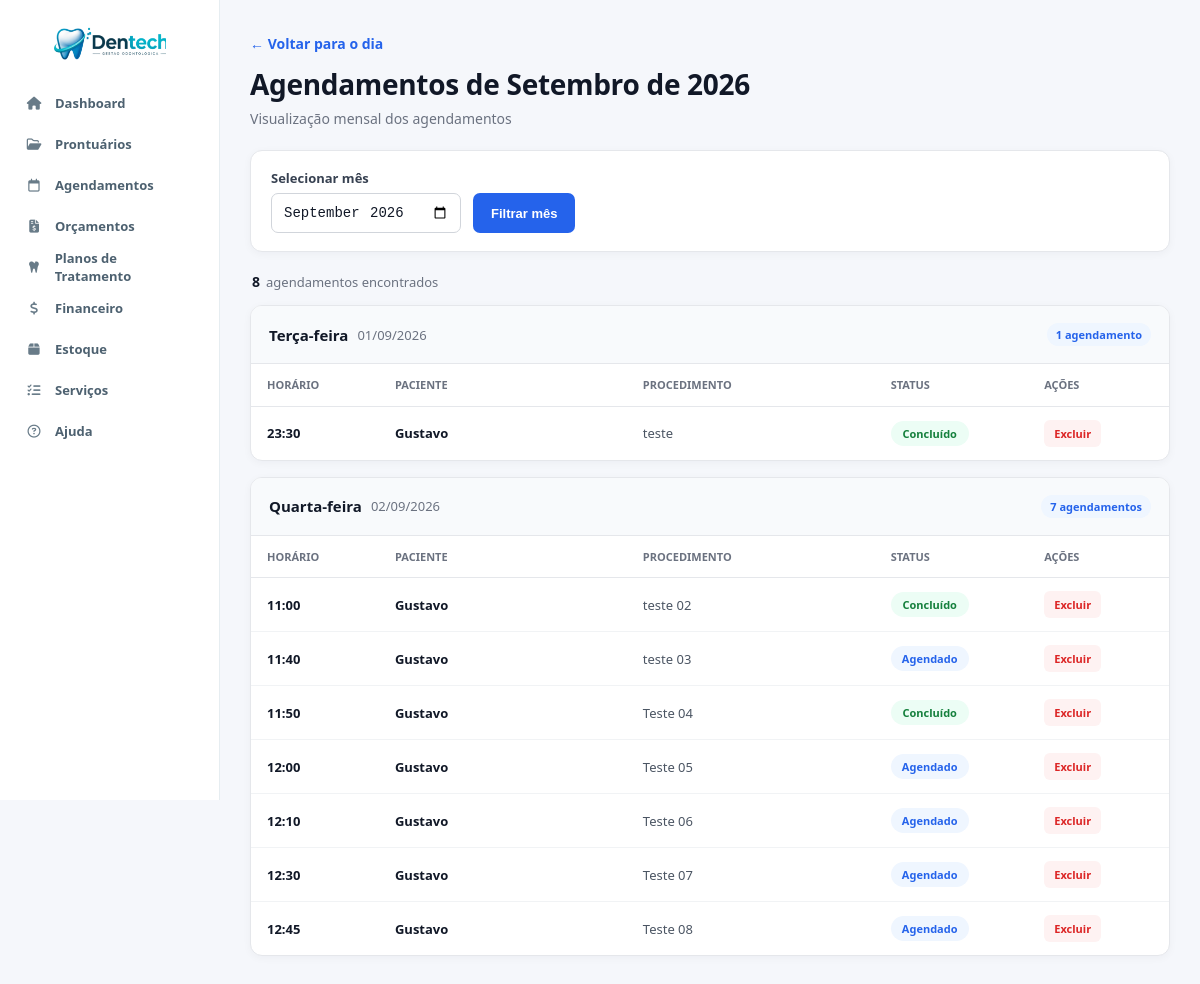
Page /listar_mes.php on the committed database.
### tables this page shows
CREATE TABLE `agendamentos` (
  `id` int NOT NULL AUTO_INCREMENT,
  `paciente_id` int DEFAULT NULL,
  `paciente_nome` varchar(255) DEFAULT NULL,
  `procedimento` varchar(255) NOT NULL,
  `data` date NOT NULL,
  `horario` time NOT NULL,
  `status` enum('agendado','confirmado','cancelado','concluido') NOT NULL DEFAULT 'agendado',
  `created_at` timestamp NOT NULL DEFAULT CURRENT_TIMESTAMP,
  `plano_item_id` int DEFAULT NULL,
  PRIMARY KEY (`id`),
  KEY `paciente_id` (`paciente_id`),
  KEY `idx_agendamento_plano_item` (`plano_item_id`),
  CONSTRAINT `agendamentos_ibfk_1` FOREIGN KEY (`paciente_id`) REFERENCES `prontuarios` (`id`) ON DELETE SET NULL,
  CONSTRAINT `fk_agendamento_plano_item` FOREIGN KEY (`plano_item_id`) REFERENCES `planos_tratamento_itens` (`id`) ON DELETE SET NULL ON UPDATE CASCADE
);

### listar_mes.php (the view, shortened to what this page needs)
<?php
require_once 'conexao/conexao.php';
$mes = $_GET['mes'] ?? date('Y-m');
$data_inicio = $mes . '-01';
$data_fim = date('Y-m-t', strtotime($data_inicio));
$stmt = $pdo->prepare("
    SELECT
        a.*,
        COALESCE(p.paciente, a.paciente_nome) AS nome_paciente
    FROM agendamentos a
    LEFT JOIN prontuarios p ON a.paciente_id = p.id
    WHERE a.data BETWEEN ? AND ?
    ORDER BY a.data, a.horario
");
$stmt->execute([$data_inicio, $data_fim]);
$agendamentos = $stmt->fetchAll(PDO::FETCH_ASSOC);
$meses = [
    1  => 'Janeiro',
    2  => 'Fevereiro',
    3  => 'Março',
    4  => 'Abril',
    5  => 'Maio',
    6  => 'Junho',
    7  => 'Julho',
    8  => 'Agosto',
    9  => 'Setembro',
    10 => 'Outubro',
    11 => 'Novembro',
    12 => 'Dezembro'
];
$numero_mes = (int) date('n', strtotime($data_inicio));
$ano = date('Y', strtotime($data_inicio));
$mes_formatado = $meses[$numero_mes] . ' de ' . $ano;
$dias_semana = [
    'Monday'    => 'Segunda-feira',
    'Tuesday'   => 'Terça-feira',
    'Wednesday' => 'Quarta-feira',
    'Thursday'  => 'Quinta-feira',
    'Friday'    => 'Sexta-feira',
    'Saturday'  => 'Sábado',
    'Sunday'    => 'Domingo'
];
$agendamentos_por_data = [];
foreach ($agendamentos as $agendamento) {
    $agendamentos_por_data[$agendamento['data']][] = $agendamento;
}
?>
<!DOCTYPE html>
<html lang="pt-BR">
<head>
    <link rel="stylesheet" href="css/global.css">
    <linkrel="stylesheet" href="css/variables.css">
        <link rel="stylesheet" href="css/layout.css">
        <link rel="stylesheet" href="css/navbar.css">
        <link rel="stylesheet" href="css/listar_mes.css">
        <link rel="stylesheet" href="https://cdnjs.cloudflare.com/ajax/libs/font-awesome/6.5.2/css/all.min.css">
</head>
<body>
    <?php include 'navbar.php'; ?>
    <main class="mes-page">
        <div class="mes-container">
            <div class="cabecalho-pagina">
                <div>
                    <a href="agendamentos.php" class="voltar">
                        ← Voltar para o dia
                    </a>
                    <h1>
                        Agendamentos de <?= htmlspecialchars($mes_formatado) ?>
                    </h1>
                    <p class="subtitulo">
                        Visualização mensal dos agendamentos
                    </p>
                </div>
            </div>
            <section class="filtro-card">
                <form method="GET" class="filtro-mes">
                    <div class="campo-filtro">
                        <label for="mes">
                            Selecionar mês
                        </label>
                        <input
                            type="month"
                            id="mes"
                            name="mes"
                            value="<?= htmlspecialchars($mes) ?>"
                            required>
                    </div>
                    <button type="submit" class="btn-filtrar">
                        Filtrar mês
                    </button>
                </form>
            </section>
            <?php if (empty($agendamentos_por_data)): ?>
                <section class="sem-agendamentos">
                    <div class="sem-agendamentos-icon">
                        📅
                    </div>
                    <h2>
                        Nenhum agendamento encontrado
                    </h2>
                    <p>
                        Não existem agendamentos cadastrados para
                        <?= htmlspecialchars($mes_formatado) ?>.
                    </p>
                </section>
            <?php else: ?>
                <div class="resumo-mes">
                    <strong>
                        <?= count($agendamentos) ?>
                    </strong>
                    <span>
                        <?= count($agendamentos) === 1
                            ? 'agendamento encontrado'
                            : 'agendamentos encontrados'
                        ?>
                    </span>
                </div>
                <div class="dias-container">
                    <?php foreach ($agendamentos_por_data as $data => $lista): ?>
                        <?php
                        $timestamp = strtotime($data);
                        $data_formatada = date('d/m/Y', $timestamp);
                        $dia_semana_en = date('l', $timestamp);
                        $dia_semana_pt =
                            $dias_semana[$dia_semana_en]
                            ?? $dia_semana_en;
                        ?>
                        <section class="dia-secao">
                            <div class="dia-cabecalho">
                                <div class="dia-data">
                                    <span class="dia-semana">
                                        <?= htmlspecialchars($dia_semana_pt) ?>
                                    </span>
                                    <span class="data-completa">
                                        <?= htmlspecialchars($data_formatada) ?>
                                    </span>
                                </div>
                                <span class="contador-dia">
                                    <?= count($lista) ?>
                                    <?= count($lista) === 1
                                        ? 'agendamento'
                                        : 'agendamentos'
                                    ?>
                                </span>
                            </div>
                            <div class="tabela-wrapper">
                                <table class="tabela-agendamentos">
                                    <thead>
                                        <tr>
                                            <th>Horário</th>
                                            <th>Paciente</th>
                                            <th>Procedimento</th>
                                            <th>Status</th>
                                            <th>Ações</th>
                                        </tr>
                                    </thead>
                                    <tbody>
                                        <?php foreach ($lista as $ag): ?>
                                            <?php
                                            $status = strtolower(
                                                trim($ag['status'] ?? 'agendado')
                                            );
                                            $status_class = match ($status) {
                                                'concluido', 'concluído' => 'concluido',
                                                'cancelado', 'cancelada' => 'cancelado',
                                                default => 'agendado'
                                            };
                                            $status_text = match ($status) {
                                                'concluido', 'concluído' => 'Concluído',
                                                'cancelado', 'cancelada' => 'Cancelado',
                                                default => 'Agendado'
                                            };
                                            ?>
                                            <tr>
                                                <td class="horario">
                                                    <?= htmlspecialchars(
                                                        date(
                                                            'H:i',
                                                            strtotime($ag['horario'])
                                                        )
                                                    ) ?>
                                                </td>
                                                <td class="paciente">
                                                    <?= htmlspecialchars(
                                                        $ag['nome_paciente'] ?? 'Não informado'
                                                    ) ?>
                                                </td>
                                                <td class="procedimento">
                                                    <?= htmlspecialchars(
                                                        $ag['procedimento'] ?? '-'
                                                    ) ?>
                                                </td>
                                                <td>
                                                    <span class="status <?= $status_class ?>">
                                                        <?= htmlspecialchars($status_text) ?>
                                                    </span>
                                                </td>
                                                <td class="acoes">
                                                    <a
                                                        href="excluir_agendamentos.php?id=<?= (int) $ag['id'] ?>"
                                                        class="btn-excluir"
                                                        onclick="return confirm('Excluir este agendamento?');">
                                                        Excluir
                                                    </a>
                                                </td>
                                            </tr>
                                        <?php endforeach; ?>
                                    </tbody>
                                </table>
                            </div>
                        </section>
                    <?php endforeach; ?>
                </div>
            <?php endif; ?>
        </div>
    </main>
</body>
</html>

### css/global.css (style rules this page uses)
* { margin: 0; padding: 0; box-sizing: border-box; }
body { font-family: "Segoe UI", Arial, sans-serif; display: flex; background: var(--background); min-height: 100vh; overflow-x: hidden; color: var(--text); }
h1 { font-size: 28px; font-weight: 700; margin-bottom: 25px; }

### css/variables.css (style rules this page uses)
:root { --primary: #2563eb; --primary-dark: #1d4ed8; --primary-light: #dbeafe; --success: #16a34a; --danger: #dc2626; --warning: #f59e0b; --background: #f8fafc; --surface: #ffffff; --text: #1e293b; --text-light: #64748b; --border: #e2e8f0; --shadow: 0 8px 25px rgba(15, 23, 42, 0.08); --radius: 14px; }

### rows in the picture
agendamentos: horario "23:30", nome_paciente "Gustavo", procedimento "teste", status "Concluído"
agendamentos: horario "11:00", nome_paciente "Gustavo", procedimento "teste 02", status "Concluído"
agendamentos: horario "11:40", nome_paciente "Gustavo", procedimento "teste 03", status "Agendado"
agendamentos: horario "11:50", nome_paciente "Gustavo", procedimento "Teste 04", status "Concluído"
agendamentos: horario "12:00", nome_paciente "Gustavo", procedimento "Teste 05", status "Agendado"
agendamentos: horario "12:10", nome_paciente "Gustavo", procedimento "Teste 06", status "Agendado"
agendamentos: horario "12:30", nome_paciente "Gustavo", procedimento "Teste 07", status "Agendado"
agendamentos: horario "12:45", nome_paciente "Gustavo", procedimento "Teste 08", status "Agendado"

### other values in the picture
count($agendamentos) "8"
$dia_semana_pt "Terça-feira"
$data_formatada "01/09/2026"
count($lista) "1"
$dia_semana_pt "Quarta-feira"
$data_formatada "02/09/2026"
count($lista) "7"
